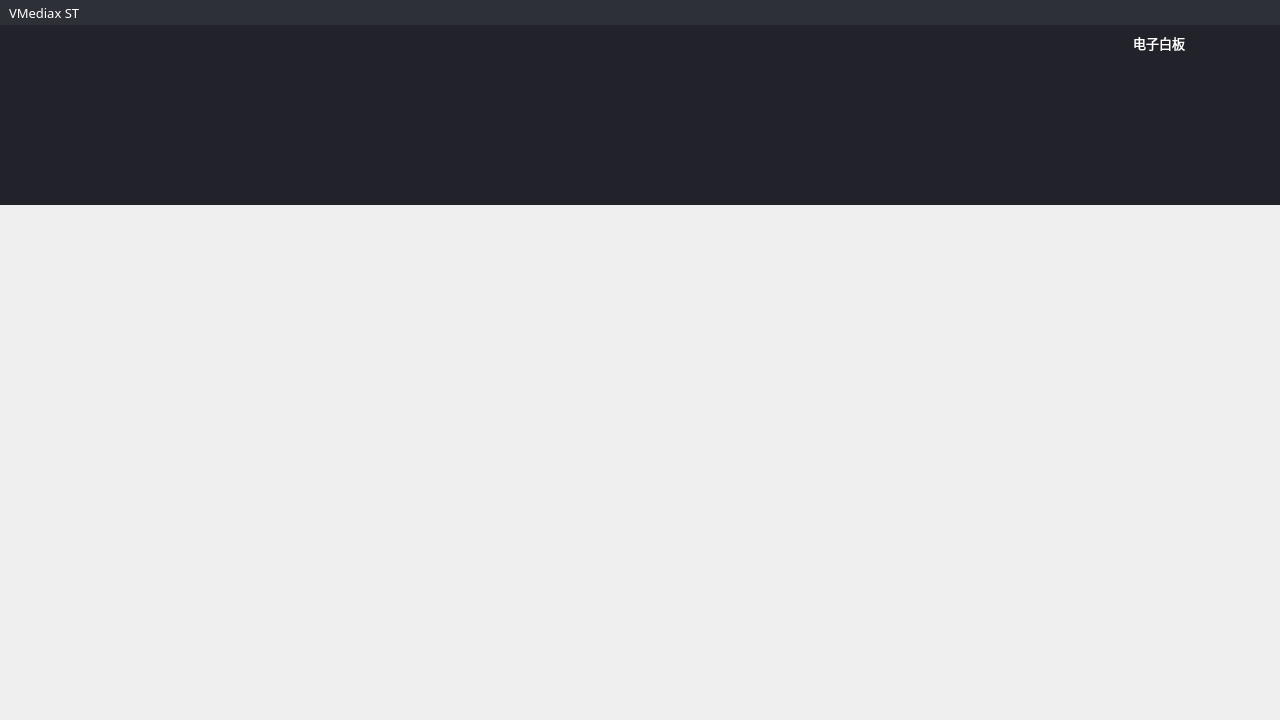
<?xml version="1.0" encoding="UTF-8"?>
<ui version="4.0">
 <class>STWhiteBoardClass</class>
 <widget class="QWidget" name="STWhiteBoardClass">
  <property name="geometry">
   <rect>
    <x>0</x>
    <y>0</y>
    <width>1280</width>
    <height>720</height>
   </rect>
  </property>
  <property name="minimumSize">
   <size>
    <width>0</width>
    <height>0</height>
   </size>
  </property>
  <property name="maximumSize">
   <size>
    <width>16777215</width>
    <height>16777215</height>
   </size>
  </property>
  <property name="windowTitle">
   <string>Whiteboard VMediaX</string>
  </property>
  <property name="windowIcon">
   <iconset resource="../res/softterminal.qrc">
    <normaloff>:/SoftTerminal/images/logo.png</normaloff>:/SoftTerminal/images/logo.png</iconset>
  </property>
  <property name="styleSheet">
   <string notr="true">border:0px;</string>
  </property>
  <layout class="QVBoxLayout" name="verticalLayout" stretch="0,0,0">
   <property name="spacing">
    <number>0</number>
   </property>
   <property name="leftMargin">
    <number>0</number>
   </property>
   <property name="topMargin">
    <number>0</number>
   </property>
   <property name="rightMargin">
    <number>0</number>
   </property>
   <property name="bottomMargin">
    <number>0</number>
   </property>
   <item>
    <widget class="QWidget" name="widTitle" native="true">
     <property name="minimumSize">
      <size>
       <width>0</width>
       <height>25</height>
      </size>
     </property>
     <property name="maximumSize">
      <size>
       <width>16777215</width>
       <height>25</height>
      </size>
     </property>
     <property name="styleSheet">
      <string notr="true">QWidget#widTitle{background-color:#2e3037;border:0px;}</string>
     </property>
     <layout class="QHBoxLayout" name="horizontalLayout">
      <property name="spacing">
       <number>6</number>
      </property>
      <property name="leftMargin">
       <number>9</number>
      </property>
      <property name="topMargin">
       <number>0</number>
      </property>
      <property name="rightMargin">
       <number>9</number>
      </property>
      <property name="bottomMargin">
       <number>0</number>
      </property>
      <item>
       <widget class="QLabel" name="label_3">
        <property name="font">
         <font>
          <family>微软雅黑</family>
          <pointsize>10</pointsize>
         </font>
        </property>
        <property name="styleSheet">
         <string notr="true">color: rgb(255, 255, 255);</string>
        </property>
        <property name="text">
         <string>VMediax ST</string>
        </property>
       </widget>
      </item>
      <item>
       <spacer name="horizontalSpacer_5">
        <property name="orientation">
         <enum>Qt::Horizontal</enum>
        </property>
        <property name="sizeHint" stdset="0">
         <size>
          <width>785</width>
          <height>17</height>
         </size>
        </property>
       </spacer>
      </item>
      <item>
       <widget class="QPushButton" name="pbMinimum">
        <property name="minimumSize">
         <size>
          <width>20</width>
          <height>20</height>
         </size>
        </property>
        <property name="maximumSize">
         <size>
          <width>20</width>
          <height>20</height>
         </size>
        </property>
        <property name="styleSheet">
         <string notr="true">QPushButton{
	background: transparent;
	border-image: url(:/SoftTerminal/images/minimum.png);}

QPushButton:hover:!pressed {
	background-color: rgb(218, 218, 218);
}</string>
        </property>
        <property name="text">
         <string/>
        </property>
       </widget>
      </item>
      <item>
       <widget class="QPushButton" name="pbMaximum">
        <property name="minimumSize">
         <size>
          <width>20</width>
          <height>20</height>
         </size>
        </property>
        <property name="maximumSize">
         <size>
          <width>20</width>
          <height>20</height>
         </size>
        </property>
        <property name="styleSheet">
         <string notr="true">QPushButton{
	background: transparent;
	border-image: url(:/SoftTerminal/images/maximum.png);}

QPushButton:hover:!pressed {
	background-color: rgb(218, 218, 218);
}</string>
        </property>
        <property name="text">
         <string/>
        </property>
       </widget>
      </item>
      <item>
       <widget class="QPushButton" name="pbNormal">
        <property name="minimumSize">
         <size>
          <width>20</width>
          <height>20</height>
         </size>
        </property>
        <property name="maximumSize">
         <size>
          <width>20</width>
          <height>20</height>
         </size>
        </property>
        <property name="styleSheet">
         <string notr="true">
QPushButton{
	background: transparent;
	border-image: url(:/SoftTerminal/images/normal.png);
    background-repeat:no-repeat;
    border:none;}

QPushButton:hover:!pressed {
	
	background-color: rgb(218, 218, 218);
}</string>
        </property>
        <property name="text">
         <string/>
        </property>
       </widget>
      </item>
      <item>
       <widget class="QPushButton" name="pbClose">
        <property name="minimumSize">
         <size>
          <width>20</width>
          <height>20</height>
         </size>
        </property>
        <property name="maximumSize">
         <size>
          <width>20</width>
          <height>20</height>
         </size>
        </property>
        <property name="styleSheet">
         <string notr="true">
QPushButton{border-image: url(:/SoftTerminal/images/close.png);}

QPushButton:hover:!pressed {
	
	background-color: #ff6741;
}</string>
        </property>
        <property name="text">
         <string/>
        </property>
       </widget>
      </item>
     </layout>
    </widget>
   </item>
   <item>
    <widget class="QWidget" name="widMode" native="true">
     <property name="minimumSize">
      <size>
       <width>0</width>
       <height>30</height>
      </size>
     </property>
     <property name="maximumSize">
      <size>
       <width>16777215</width>
       <height>30</height>
      </size>
     </property>
     <property name="styleSheet">
      <string notr="true">
QWidget#widMode{background-color: #21222a;}</string>
     </property>
     <layout class="QHBoxLayout" name="horizontalLayout_3">
      <property name="spacing">
       <number>10</number>
      </property>
      <property name="leftMargin">
       <number>0</number>
      </property>
      <property name="topMargin">
       <number>5</number>
      </property>
      <property name="rightMargin">
       <number>10</number>
      </property>
      <property name="bottomMargin">
       <number>0</number>
      </property>
      <item>
       <spacer name="horizontalSpacer_3">
        <property name="orientation">
         <enum>Qt::Horizontal</enum>
        </property>
        <property name="sizeHint" stdset="0">
         <size>
          <width>40</width>
          <height>20</height>
         </size>
        </property>
       </spacer>
      </item>
      <item>
       <widget class="QLabel" name="label">
        <property name="font">
         <font>
          <family>微软雅黑</family>
          <pointsize>10</pointsize>
         </font>
        </property>
        <property name="styleSheet">
         <string notr="true">color: rgb(255, 255, 255);</string>
        </property>
        <property name="text">
         <string>电子白板</string>
        </property>
        <property name="alignment">
         <set>Qt::AlignCenter</set>
        </property>
       </widget>
      </item>
      <item>
       <widget class="SwitchButton" name="widSwitch" native="true">
        <property name="minimumSize">
         <size>
          <width>75</width>
          <height>25</height>
         </size>
        </property>
        <property name="maximumSize">
         <size>
          <width>75</width>
          <height>25</height>
         </size>
        </property>
       </widget>
      </item>
     </layout>
    </widget>
   </item>
   <item>
    <widget class="QStackedWidget" name="swMain">
     <property name="currentIndex">
      <number>0</number>
     </property>
     <widget class="QWidget" name="pgWhiteBoard">
      <layout class="QVBoxLayout" name="verticalLayout_2">
       <property name="spacing">
        <number>0</number>
       </property>
       <property name="leftMargin">
        <number>0</number>
       </property>
       <property name="topMargin">
        <number>0</number>
       </property>
       <property name="rightMargin">
        <number>0</number>
       </property>
       <property name="bottomMargin">
        <number>0</number>
       </property>
       <item>
        <widget class="QWidget" name="widShow" native="true">
         <property name="minimumSize">
          <size>
           <width>0</width>
           <height>150</height>
          </size>
         </property>
         <property name="maximumSize">
          <size>
           <width>16777215</width>
           <height>150</height>
          </size>
         </property>
         <property name="styleSheet">
          <string notr="true">
QWidget#widShow {background-color: #21222a;}</string>
         </property>
         <layout class="QHBoxLayout" name="horizontalLayout_2" stretch="0,0,0">
          <property name="spacing">
           <number>0</number>
          </property>
          <property name="leftMargin">
           <number>0</number>
          </property>
          <property name="topMargin">
           <number>0</number>
          </property>
          <property name="rightMargin">
           <number>0</number>
          </property>
          <property name="bottomMargin">
           <number>0</number>
          </property>
          <item>
           <spacer name="horizontalSpacer">
            <property name="orientation">
             <enum>Qt::Horizontal</enum>
            </property>
            <property name="sizeHint" stdset="0">
             <size>
              <width>37</width>
              <height>674</height>
             </size>
            </property>
           </spacer>
          </item>
          <item>
           <widget class="QWidget" name="widVideo" native="true">
            <property name="minimumSize">
             <size>
              <width>0</width>
              <height>150</height>
             </size>
            </property>
            <property name="maximumSize">
             <size>
              <width>1200</width>
              <height>150</height>
             </size>
            </property>
            <property name="styleSheet">
             <string notr="true"/>
            </property>
            <layout class="QHBoxLayout" name="horizontalLayout_6">
             <property name="leftMargin">
              <number>0</number>
             </property>
             <property name="topMargin">
              <number>0</number>
             </property>
             <property name="rightMargin">
              <number>0</number>
             </property>
             <property name="bottomMargin">
              <number>0</number>
             </property>
            </layout>
           </widget>
          </item>
          <item>
           <spacer name="horizontalSpacer_2">
            <property name="orientation">
             <enum>Qt::Horizontal</enum>
            </property>
            <property name="sizeHint" stdset="0">
             <size>
              <width>37</width>
              <height>674</height>
             </size>
            </property>
           </spacer>
          </item>
         </layout>
        </widget>
       </item>
       <item>
        <widget class="QWidget" name="widPaint" native="true">
         <property name="styleSheet">
          <string notr="true"/>
         </property>
         <layout class="QHBoxLayout" name="horizontalLayout_4">
          <property name="spacing">
           <number>0</number>
          </property>
          <property name="leftMargin">
           <number>0</number>
          </property>
          <property name="topMargin">
           <number>0</number>
          </property>
          <property name="rightMargin">
           <number>0</number>
          </property>
          <property name="bottomMargin">
           <number>0</number>
          </property>
         </layout>
        </widget>
       </item>
      </layout>
     </widget>
     <widget class="QWidget" name="pgVideo">
      <property name="styleSheet">
       <string notr="true">
QWidget#pgVideo {background-color: #21222a;}</string>
      </property>
      <layout class="QHBoxLayout" name="horizontalLayout_5">
       <property name="spacing">
        <number>0</number>
       </property>
       <property name="leftMargin">
        <number>0</number>
       </property>
       <property name="topMargin">
        <number>0</number>
       </property>
       <property name="rightMargin">
        <number>0</number>
       </property>
       <property name="bottomMargin">
        <number>0</number>
       </property>
       <item>
        <spacer name="horizontalSpacer_4">
         <property name="orientation">
          <enum>Qt::Horizontal</enum>
         </property>
         <property name="sizeHint" stdset="0">
          <size>
           <width>637</width>
           <height>662</height>
          </size>
         </property>
        </spacer>
       </item>
       <item>
        <widget class="QWidget" name="widVideoBig" native="true">
         <property name="minimumSize">
          <size>
           <width>0</width>
           <height>0</height>
          </size>
         </property>
         <property name="maximumSize">
          <size>
           <width>16777215</width>
           <height>16777215</height>
          </size>
         </property>
         <property name="styleSheet">
          <string notr="true"/>
         </property>
         <layout class="QGridLayout" name="gridLayout_2">
          <property name="leftMargin">
           <number>0</number>
          </property>
          <property name="topMargin">
           <number>0</number>
          </property>
          <property name="rightMargin">
           <number>0</number>
          </property>
          <property name="bottomMargin">
           <number>0</number>
          </property>
          <property name="spacing">
           <number>10</number>
          </property>
         </layout>
        </widget>
       </item>
       <item>
        <spacer name="horizontalSpacer_6">
         <property name="orientation">
          <enum>Qt::Horizontal</enum>
         </property>
         <property name="sizeHint" stdset="0">
          <size>
           <width>637</width>
           <height>662</height>
          </size>
         </property>
        </spacer>
       </item>
      </layout>
     </widget>
    </widget>
   </item>
  </layout>
 </widget>
 <customwidgets>
  <customwidget>
   <class>SwitchButton</class>
   <extends>QWidget</extends>
   <header>switchbutton.h</header>
   <container>1</container>
   <slots>
    <signal>checkedChanged(bool)</signal>
   </slots>
  </customwidget>
 </customwidgets>
 <resources>
  <include location="../res/softterminal.qrc"/>
 </resources>
 <connections>
  <connection>
   <sender>widSwitch</sender>
   <signal>checkedChanged(bool)</signal>
   <receiver>STWhiteBoardClass</receiver>
   <slot>switchShowMode(bool)</slot>
   <hints>
    <hint type="sourcelabel">
     <x>1232</x>
     <y>43</y>
    </hint>
    <hint type="destinationlabel">
     <x>1032</x>
     <y>-13</y>
    </hint>
   </hints>
  </connection>
 </connections>
 <slots>
  <slot>switchShowMode(bool)</slot>
 </slots>
</ui>
